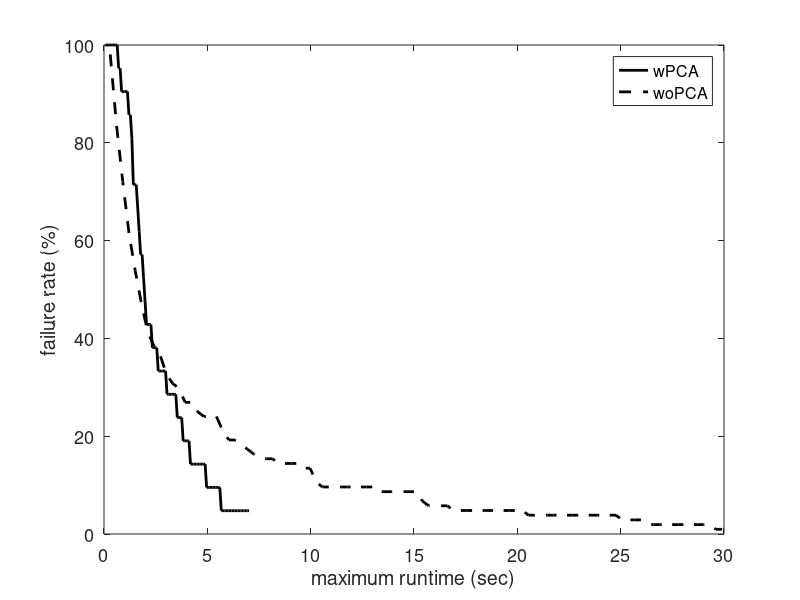

Here is the MATLAB script that generated this plot:
% Benchmark_RRT_envI_wo.txt - Planning without PCA - for comparison
% Benchmark_RRT_envI_w.txt - with PCA (including the nearest neighbor in the PCA) knn=20
% Benchmark_RRT_envI_w_2.txt - with PCA (not including the nearest neighbor in the PCA) knn=20
% Benchmark_RRT_envI_w_3.txt - with PCA (including the nearest neighbor in the PCA) knn=tree size
% Benchmark_RRT_envI_w_4.txt - with PCA (including the nearest neighbor in the PCA) knn=90
% Benchmark_RRT_envI_w_5.txt- with the minimum number of nodes in tree to operate PCA set to 1 (previously was 6)
% *Benchmark_RRT_envI_w_6.txt- with the minimum number of nodes in tree to operate PCA set to 3 (previously was 6)
% Benchmark_RRT_envI_w_7.txt- nearestR with radius 2.6

% (*) marks best so far
% In all trials, d = 2.8
% last updated: 12/11/17

clear all
clc


%%
planners = {'BiRRT','RRT'};
plannerType = planners{2};
switch plannerType
    case 'BiRRT'
        D{1} = load('Benchmark_CBiRRT_w.txt'); 
        D{2} = load('Benchmark_CBiRRT_wo.txt');
        fprintf('Failures: \t%.1f, %.1f \n', 100-sum(D{1}(:,1))/size(D{1},1)*100, 100-sum(D{2}(:,1))/size(D{2},1)*100);
        d = 1.6;
        D{1} = [d*ones(size(D{1},1),1) D{1}];
        D{2} = [d*ones(size(D{2},1),1) D{2}];
        D{1} = D{1}(D{1}(:,2)==1,:); 
        D{2} = D{2}(D{2}(:,2)==1,:); 
        
    case 'RRT'
        D{1} = load('Benchmark_RRT_w.txt'); 
        D{2} = load('Benchmark_RRT_wo.txt'); 
        fprintf('Failures: \t%.1f, %.1f \n', 100-sum(D{1}(:,1))/size(D{1},1)*100, 100-sum(D{2}(:,1))/size(D{2},1)*100);
        d = 0.8;
        D{1} = [d*ones(size(D{1},1),1) D{1}];
        D{2} = [d*ones(size(D{2},1),1) D{2}];
        D{1} = D{1}(D{1}(:,2)==1,:); 
        D{2} = D{2}(D{2}(:,2)==1,:); 
end

%%
disp(['Results for ' plannerType ':']);

%%

for k = 1:size(D,2)
    
    suc = D{k}(:,2)==1;
    F(:,k) = mean(D{k});
    
    tmin(k) = F(4,k);
end

clc
disp('-----------------------------------');
fprintf('         \t\tw/\tw/o\n');
fprintf('Queries: \t\t%d\t%d\n', size(D{1},1), size(D{2},1));
fprintf('d =      \t\t%.1f\t%.1f\n', F(1,1), F(1,2));
fprintf('Avg. time (for d): \t%.2f\t%.2f \t(msec)\n', F(4,1)*1e3, F(4,2)*1e3);
fprintf('Min. time (for d): \t%.2f\t%.2f \t(msec)\n', min(D{1}(:,4))*1e3, min(D{2}(:,4))*1e3);
fprintf('Nodes in path:     \t%.1f\t%.1f\n', F(10,1), F(10,2));
fprintf('Nodes in trees:    \t%.1f\t%.1f\n', F(11,1), F(11,2));
disp('------------ Sampling -------------');
fprintf('Sampling time:    \t%.2f\t%.2f \t(msec)\n', F(15,1)*1e3, F(15,2)*1e3);
fprintf('Sampling count: \t%.1f\t%.1f \t(%%)\n', F(16,1)+F(17,1), F(16,2)+F(17,2));
fprintf('Sampling success: \t%.2f\t%.2f \t(%%)\n', 100*F(16,1)/(F(16,1)+F(17,1)), 100*F(16,2)/(F(16,2)+F(17,2)));
disp('------------ loc.-con. ------------');
fprintf('Loc.-con. time:    \t%.2f\t%.2f \t(msec)\n', F(12,1)*1e3, F(12,2)*1e3);
fprintf('Loc.-con. count:   \t%.2f\t%.2f \t\n', F(13,1), F(13,2));
fprintf('Loc.-con. success: \t%.2f\t%.2f \t(%%)\n', 100*F(14,1)/F(13,1), 100*F(14,2)/F(13,2));
disp('----------- Projection ------------');
fprintf('Proj. time:        \t%.2f\t%.2f \t(msec)\n', F(6,1)*1e3, F(6,2)*1e3);
fprintf('Proj. count:       \t%.2f\t%.2f \t\n', F(5,1), F(5,2));
disp('--------------- PCA ---------------');
fprintf('PCA time:          \t%.2f\t%.2f \t(msec)\n', F(19,1)*1e3, F(19,2)*1e3);
fprintf('PCA count:       \t%.2f\t%.2f \t\n', F(18,1), F(18,2));

%%
disp(' ');
fprintf('Speed-up (at d = %.1f):      %.2f\n', d, tmin(2)/tmin(1));

%%
%%
%%
% PCS
td = D{1}(:,4);
maxT = max(td);
T1 = linspace(0,maxT,100);
T1 = T1(2:end);
for i = 1:length(T1)
    sd = td < T1(i);
    md(i) = mean(td(sd));
    Md(i) = 1-sum(sd)/length(td);
end
%%
% GD
tg = D{2}(:,4);
maxT = max(tg);
T2 = linspace(0,maxT,100);
T2 = T2(2:end);
for i = 1:length(T2)
    sg = tg < T2(i);
    mg(i) = mean(tg(sg));
    Mg(i) = 1-sum(sg)/length(tg);
end

%%
h = figure(2);
clf
plot(T1,Md*100,'-k','linewidth',2);
hold on
plot(T2,Mg*100,'--k','linewidth',2);
hold off
xlabel('maximum runtime (sec)');
ylabel('failure rate (%)');
legend('wPCA','woPCA');
% xlim([0 8]);%max([T1 T2])]);
% title(plannerType);
set(gca,'fontsize',13);
% set(h, 'Position', [100, 100, 800, 400]);
% print PCS_NR_runtime.eps -depsc -r200